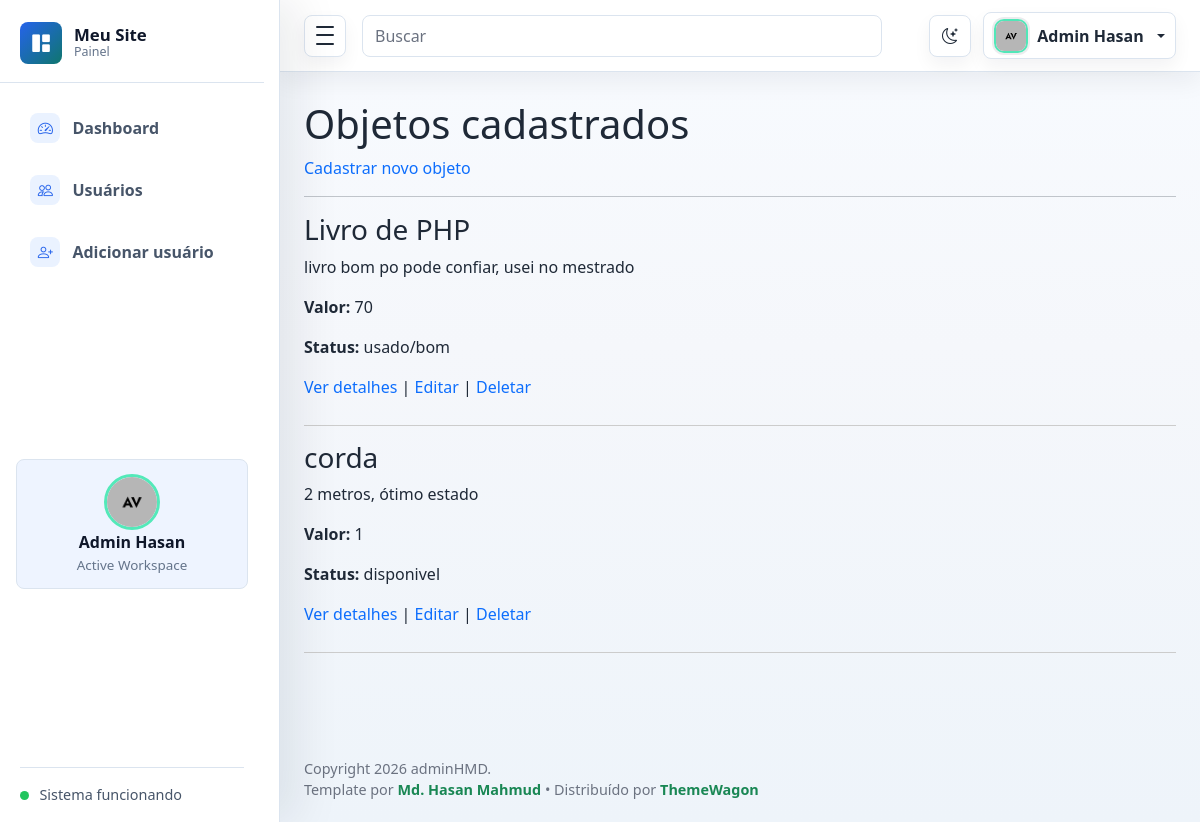
The page /objetos/ (signed in) on the database its author committed.
### objetos/models.py (models this page shows, shortened)
class Objeto(models.Model):
    usuario = models.ForeignKey('usuario.Usuario', on_delete=models.CASCADE, related_name='objetos')
    nome = models.CharField(max_length=100)
    descricao = models.TextField()
    valor_avaliacao = models.IntegerField()
    status = models.CharField(max_length=20)

### objetos/views.py (the view)
# urls.py: path('', views.listar_objetos, name='listar_objetos'),
@login_required
@permission_required('objetos.view_objeto', raise_exception=True)
def listar_objetos(request):
    objetos = Objeto.objects.all()
    return render(request, 'objetos/listar.html', {
        'objetos': objetos
    })

### objetos/templates/objetos/listar.html
{% extends "base.html" %}
{% block content %}
<h1>Objetos cadastrados</h1>
<a href="{% url 'criar_objeto' %}">Cadastrar novo objeto</a>
<hr>
{% for objeto in objetos %}
    <div style="border-bottom: 1px solid #ccc; margin-bottom: 15px; padding-bottom: 10px;">
        <h3>{{ objeto.nome }}</h3>
        <p>{{ objeto.descricao }}</p>
        <p><strong>Valor:</strong> {{ objeto.valor_avaliacao }}</p>
        <p><strong>Status:</strong> {{ objeto.status }}</p>
        <p>
            <a href="{% url 'detalhar_objeto' objeto.id %}">Ver detalhes</a> |
            <a href="{% url 'editar_objeto' objeto.id %}">Editar</a> |
            <a href="{% url 'deletar_objeto' objeto.id %}">Deletar</a>
        </p>
    </div>
{% empty %}
    <p>Nenhum objeto cadastrado.</p>
{% endfor %}
{% endblock %}

### usuario/static/assets/css/style.css (style rules this page uses)
:root { --sidebar-width: 280px; --sidebar-mini-width: 84px; --admin-bg: #f5f7fb; --admin-surface: #ffffff; --admin-surface-soft: #f8fafc; --admin-border: #dbe4ef; --admin-text: #1f2937; --admin-muted: #6b7280; --admin-primary: #2563eb; --admin-primary-dark: #1d4ed8; --admin-success: #0f766e; --admin-warning: #d97706; --admin-danger: #dc2626; --admin-sidebar: #111827; --admin-sidebar-soft: #1f2937; --admin-shadow-sm: 0 10px 24px rgba(15, 23, 42, 0.06); --admin-shadow: 0 18px 46px rgba(15, 23, 42, 0.09); --admin-shadow-lg: 0 26px 70px rgba(15, 23, 42, 0.12); --admin-ring: 0 0 0 4px rgba(37, 99, 235, 0.12); }
* { box-sizing: border-box; }
html { min-height: 100%; }
body { min-height: 100vh; margin: 0; background: linear-gradient(180deg, #f8fbff 0%, var(--admin-bg) 42%, #eef4fa 100%); color: var(--admin-text); font-family: "Segoe UI", Arial, sans-serif; }
a { text-decoration: none; }
html[data-theme="light"] { color-scheme: light; }
body, .admin-navbar, .admin-sidebar, .admin-main, .metric-card, .panel, .auth-card, .error-card, .dropdown-menu, .modal-content, .form-control, .form-select { transition: background-color 0.18s ease, border-color 0.18s ease, color 0.18s ease, box-shadow 0.18s ease; }
html:not([data-theme="dark"]) { --admin-sidebar: #ffffff; --admin-sidebar-soft: #eef4ff; --admin-sidebar-border: #dbe4ef; --admin-sidebar-text: #475569; --admin-sidebar-text-strong: #0f172a; --admin-sidebar-muted: #64748b; --admin-sidebar-icon-bg: #eaf2ff; --admin-sidebar-icon: #2563eb; --admin-sidebar-shadow: 18px 0 42px rgba(15, 23, 42, 0.08); }

### rows shown on the page
Objeto: nome "Livro de PHP", descricao "livro bom po pode confiar, usei no mestrado", valor_avaliacao "70", status "usado/bom"
Objeto: nome "corda", descricao "2 metros, ótimo estado", valor_avaliacao "1", status "disponivel"
